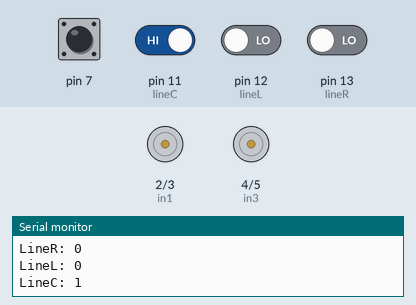
A sketch run on a simulated Arduino Uno, built with avr-gcc and run on an emulated ATmega328P. On the bench: motor-driver pin pairs drawn as motors (green arrow = first pin HIGH = forward, orange = second pin HIGH = backward, longer = more drive, scaled by the enable pin), the last lines printed to the serial monitor. Inputs (shaded band) come from the test bench; at power-on: pin 7, pin 11 (lineC) HIGH, pin 12 (lineL), pin 13 (lineR) LOW.

Above: at 1.2 s.
1.3 s: pin 7 pulled LOW for 0.15 s
At 1.4 s:
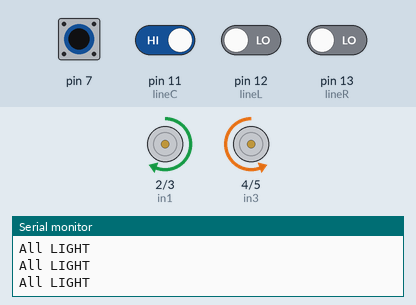
2.9 s: pin 7 pulled LOW for 1 s
At 4.9 s:
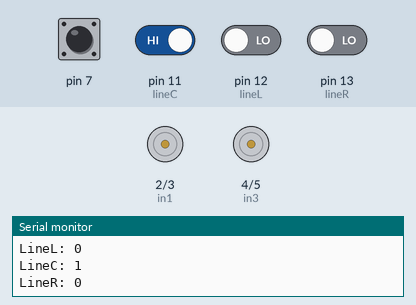
6.9 s: pin 7 driven LOW and pin 12 (lineL) driven HIGH
At 7.4 s:
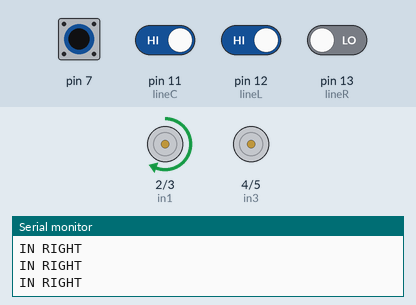
8.4 s: pin 7 driven HIGH
At 9.6 s:
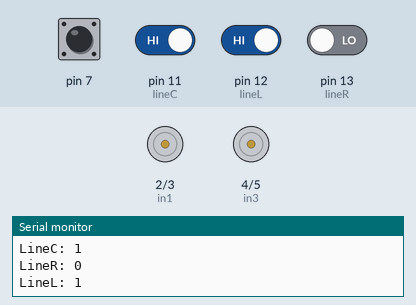
11.4 s: pin 7 driven LOW
At 12.2 s:
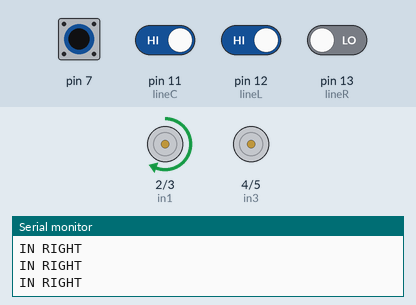
Timing chart, 0 to 14.4 s (numbered marks = the images above; inputs shaded):
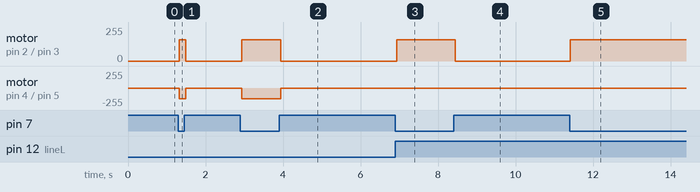

The sketch:

LineFollow.ino
```cpp
////////////////////////////////////////////////////////////
// Line Follow
// Version 1.3 - Implemented previousCommand: 1 for Right
//                                            2 for Left
//                                            3 for Forward
////////////////////////////////////////////////////////////
// these are from your line sensor
// that are GOING to CONNECT to your arduino
int lineC = 11;
int lineL = 12;
int lineR = 13;

// these are from the H-bridge
int ena = 9;
int enb = 10;
int in1 = 2;
int in2 = 3;
int in3 = 4;
int in4 = 5;

//------------------- Previous command--------------------//
// 1 for RIGHT, 2 for LEFT, 3 forward
int previousCommand;

void setup()
{
  pinMode(lineC, INPUT);
  pinMode(lineL, INPUT);
  pinMode(lineR, INPUT);
  pinMode(ena, OUTPUT);
  pinMode(enb, OUTPUT);
  pinMode(in1, OUTPUT);
  pinMode(in2, OUTPUT);
  pinMode(in3, OUTPUT);
  pinMode(in4, OUTPUT);

  pinMode(7,INPUT);
  analogWrite(ena, 160);
  analogWrite(enb, 160);

  Serial.begin(9600);
}

void loop()
{
  //------------------- Serial Reading -------------------//
  Serial.print("LineL: " );
  Serial.println(digitalRead(lineL));
  Serial.print("LineC: " );
  Serial.println(digitalRead(lineC));
  Serial.print("LineR: " );
  Serial.println(digitalRead(lineR));
  //------------------------------------------------------//

  //------------------- Personal Switch ------------------//
  // connect pin 7 to ground to make the car move
  digitalWrite(7, HIGH);
  digitalWrite(in1,LOW);
  digitalWrite(in2,LOW);
  digitalWrite(in3,LOW);
  digitalWrite(in4,LOW);
  //------------------------------------------------------//


  while(digitalRead(7)==0){
    //------------------- Previous command--------------------//
    // 1 for RIGHT, 2 for LEFT
    int previousCommand;

    if(digitalRead(lineL)== 1 && digitalRead(lineC)== 0 && digitalRead(lineR)== 1){
      Serial.println("IN FORWARD" );

      digitalWrite(in1,HIGH);
      digitalWrite(in2,LOW);
      digitalWrite(in3,LOW);
      digitalWrite(in4,HIGH);
      previousCommand = 3;
    }else if((digitalRead(lineL)== 0 && digitalRead(lineC)== 1 && digitalRead(lineR)== 1) ||
             (digitalRead(lineL)== 0 && digitalRead(lineC)== 0 && digitalRead(lineR)== 1)) {
      Serial.println("IN LEFT" );

      digitalWrite(in1,LOW);
      digitalWrite(in2,LOW);
      digitalWrite(in3,LOW);
      digitalWrite(in4,HIGH);
      previousCommand = 2;
    }else if((digitalRead(lineL)== 1 && digitalRead(lineC)== 1 && digitalRead(lineR)== 0) ||
             (digitalRead(lineL)== 1 && digitalRead(lineC)== 0 && digitalRead(lineR)== 0)) {

      Serial.println("IN RIGHT" );

      digitalWrite(in1,HIGH);
      digitalWrite(in2,LOW);
      digitalWrite(in3,LOW);
      digitalWrite(in4,LOW);

      previousCommand = 1;
    }else{
      Serial.println("All LIGHT");
      if(previousCommand == 2){
        digitalWrite(in1,LOW);
        digitalWrite(in2,LOW);
        digitalWrite(in3,LOW);
        digitalWrite(in4,HIGH);
      }else if(previousCommand == 1){
        digitalWrite(in1,HIGH);
        digitalWrite(in2,LOW);
        digitalWrite(in3,LOW);
        digitalWrite(in4,LOW);
      }else{
        digitalWrite(in1,HIGH);
        digitalWrite(in2,LOW);
        digitalWrite(in3,LOW);
        digitalWrite(in4,HIGH);
      }
    }
  }

}
```

Measured:
- after the input at 1.3 s, motor on pin 2 (in1) / pin 3 (in2): stopped → forward 160/255 at once, → stopped 0.17 s later; motor on pin 4 (in3) / pin 5 (in4): stopped → backward 160/255 at once, → stopped 0.17 s later
- after the input at 2.9 s, motor on pin 2 (in1) / pin 3 (in2): stopped → forward 160/255 at once, → stopped 1.0 s later; motor on pin 4 (in3) / pin 5 (in4): stopped → backward 160/255 at once, → stopped 1.0 s later
- after the input at 6.9 s, motor on pin 2 (in1) / pin 3 (in2): stopped → forward 160/255 at once
- after the input at 8.4 s, motor on pin 2 (in1) / pin 3 (in2): forward 160/255 → stopped at once
- after the input at 11.4 s, motor on pin 2 (in1) / pin 3 (in2): stopped → forward 160/255 at once
